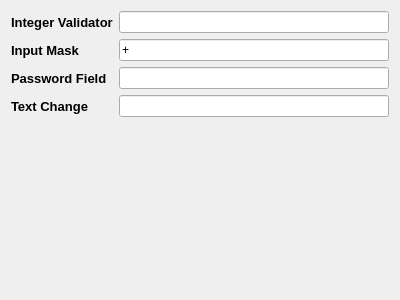
<?xml version="1.0" encoding="UTF-8"?>
<ui version="4.0">
 <class>Form</class>
 <widget class="QWidget" name="Form">
  <property name="geometry">
   <rect>
    <x>0</x>
    <y>0</y>
    <width>400</width>
    <height>300</height>
   </rect>
  </property>
  <property name="windowTitle">
   <string>Form</string>
  </property>
  <layout class="QFormLayout" name="formLayout">
   <item row="0" column="1">
    <widget class="QLineEdit" name="t1"/>
   </item>
   <item row="2" column="0">
    <widget class="QLabel" name="label_2">
     <property name="font">
      <font>
       <pointsize>10</pointsize>
       <weight>75</weight>
       <bold>true</bold>
      </font>
     </property>
     <property name="text">
      <string>Input Mask</string>
     </property>
    </widget>
   </item>
   <item row="2" column="1">
    <widget class="QLineEdit" name="t2">
     <property name="inputMask">
      <string>+99 999 999 9999</string>
     </property>
    </widget>
   </item>
   <item row="3" column="0">
    <widget class="QLabel" name="label_3">
     <property name="font">
      <font>
       <pointsize>10</pointsize>
       <weight>75</weight>
       <bold>true</bold>
      </font>
     </property>
     <property name="text">
      <string>Password Field</string>
     </property>
    </widget>
   </item>
   <item row="3" column="1">
    <widget class="QLineEdit" name="t3">
     <property name="echoMode">
      <enum>QLineEdit::Password</enum>
     </property>
    </widget>
   </item>
   <item row="4" column="0">
    <widget class="QLabel" name="label_4">
     <property name="font">
      <font>
       <pointsize>10</pointsize>
       <weight>75</weight>
       <bold>true</bold>
      </font>
     </property>
     <property name="text">
      <string>Text Change</string>
     </property>
    </widget>
   </item>
   <item row="4" column="1">
    <widget class="QLineEdit" name="t4"/>
   </item>
   <item row="0" column="0">
    <widget class="QLabel" name="label">
     <property name="font">
      <font>
       <pointsize>10</pointsize>
       <weight>75</weight>
       <bold>true</bold>
      </font>
     </property>
     <property name="text">
      <string>Integer Validator</string>
     </property>
    </widget>
   </item>
  </layout>
 </widget>
 <resources/>
 <connections/>
</ui>
